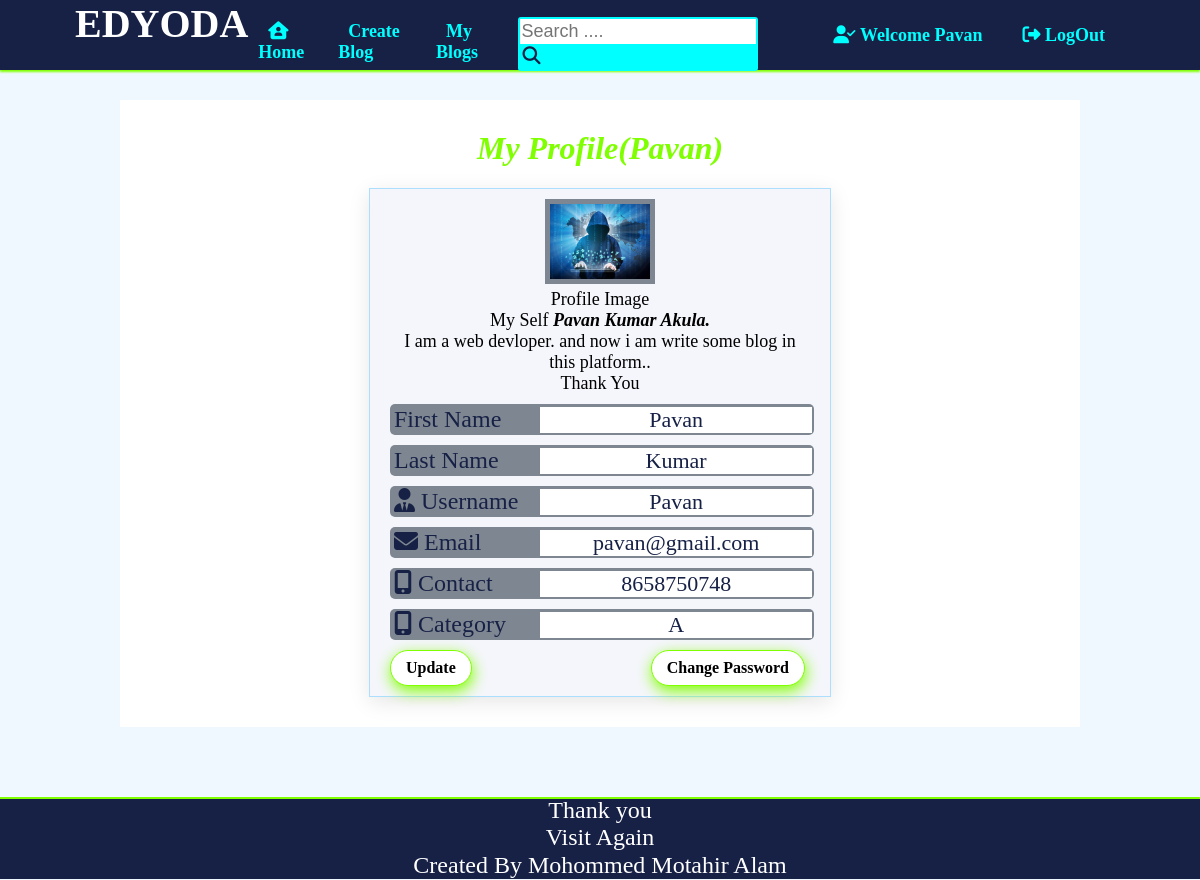
The page /account/2 on the database its author committed.
### account/models.py (models this page shows, shortened)
class User(AbstractUser):
    CATEGORY_CHOICES=[('A','Author'),('R','Reader')]
    email=models.EmailField(unique=True)
    contact=models.CharField(max_length=10)
    image=models.ImageField(upload_to='account/',blank=True)
    bio=models.TextField(blank=True)
    category=models.CharField(choices=CATEGORY_CHOICES,default="R",max_length=1)
    REQUIRED_FIELDS=('email','category','first_name','last_name',)

### account/views.py (the view)
# urls.py: path("<int:pk>",UserDetailView.as_view(),name='Details'),
class UserDetailView(generic.DetailView):
    model=get_user_model()
    template_name = "registration/User Details.html"

### account/templates/registration/User Details.html (shortened to what this page needs)
{%extends 'blog/Base.html'%}
{%load static%}
{%block extra_head%}
    <link rel="stylesheet" href="{%static "blog/css/profile.css"%}">
{% endblock %}
{%block content%}
    <div id='wraper'>
        <h1>My Profile({{user.username}})</h1>
        <div id='details_wraper'>
            <div class='profile_img'>
                {% if user.image %}
                    <img style='width:100px; border:5px solid rgb(126, 135, 145);' src="{{user.image.url}}">
                {% else %}
                    <img style='width:100px; border:5px solid rgb(126, 135, 145);' src="https://philadelphiapsychology.org/wp-content/uploads/2018/07/male-profile-picture.png">
                {% endif %}
                <p>Profile Image</p>
                <p>{{user.bio|safe}}</p>
            </div>
            <div class="field">
                <div class='iconfield'>
                    <span>First Name</span>
                </div>
                <div class='userfield'>{{user.first_name}}</div>
            </div>
            <div class="field">
                <div class='iconfield'>
                    <span>Last Name</span>
                </div>
                <div class='userfield'>{{user.last_name}}</div>
            </div>
            <div class="field">
                <div class='iconfield'>
                    <i class="fas fa-user-tie"></i>
                    <span>Username</span>
                </div>
                <div class='userfield'>{{user.username}}</div>
            </div>
            <div class="field">
                <div class='iconfield'>
                    <i class="fa fa-envelope"></i>
                    <span>Email</span>
                </div>
                <div class='userfield'>{{user.email}}</div>
            </div>
            <div class="field">
                <div class='iconfield'>
                    <i class="fas fa-mobile-alt"></i>
                    <span>Contact</span>
                </div>
                <div class='userfield'>{{user.contact}}</div>
            </div>
            <div class="field">
                <div class='iconfield'>
                    <i class="fas fa-mobile-alt"></i>
                    <span>Category</span>
                </div>
                <div class='userfield'>{{user.category}}</div>
            </div>
            <div id='updatepart'>
                <a class="link" href="{%url 'Update' user.id%}"><button>Update</button></a>
                <a class="link" href="{%url 'password_change' %}"><button>Change Password</button></a>
            </div>
        </div>
    </div>
{% endblock %}

### blog/templates/blog/Base.html (shortened to what this page needs)
{%load static%}
<!DOCTYPE html>
<html>
    <head>
        <link rel="stylesheet" href="{% static "blog/css/Base.css"%}">
        {% block extra_head %}
        {% endblock %}
    </head>
    <body>
        <header>
            <div id="nav1">
                <span id="Edyoda">EDYODA</span>
                {% if user.is_authenticated %}
                    <a class="link" href="{%url 'home' %}"><span class="nav1"><i class="fas fa-house-user"></i> Home</span></a>
                    <a class="link" href="{%url 'Create Blog' %}"><span class="nav1">Create Blog</span></a>
                    <a class="link" href="{%url 'My Blog' user.get_username%}"><span class="nav1">My Blogs</span></a>
                {% endif %}
                <form class='search_box' method='get' action="{%url 'search'%}">
                    <input class='search_bar' type='search' placeholder='Search ....' name='query' id='query'>
                    <button class='search_btn' type='submit'><i class="fas fa-search"></i></button>
                </form>
            </div>
            <nav id="nav2">
                {%if user.is_authenticated %}
                    <a class="link" href="{%url 'Details' user.id %}"><span class="nav2"><i class="fas fa-user-check"></i> Welcome {{user.get_username}}</span></a>
                    <a class="link" href="{%url 'logout' %}"><span class="nav2"><i class="fas fa-sign-out-alt"></i> LogOut</span></a>
                {% else %}
                    <a class="link" href="{%url 'home' %}"><span class="nav2"><i class="fas fa-home"> </i>Home</span></a>
                    <a class="link" href="{%url 'login' %}"><span class="nav2"><i class="fas fa-sign-in-alt"></i> LogIn</span></a>
                    <a class="link" href="{%url 'Contact Us' %}"><span class="nav2">Contact Us</span></a>
                {% endif %}
            </nav>
        </header>
        <div id="container">
            {% block content %}
            {% endblock %}
        </div>
        <footer>
            <p>Thank you<br>Visit Again<p>
            <p>Created By Mohommed Motahir Alam</p>
        </footer>
    </body>
</html>

### blog/static/blog/css/Base.css (style rules this page uses)
html { scroll-behavior: smooth; }
body { margin: 0px; padding: 0px; background-color: aliceblue; font-family: 'Times New Roman', Times, serif; }
header { box-sizing: border-box; background-color: #172146; box-shadow: 0px 2px 2px #7fff00; width: 100%; height: 70px; position: fixed; top:0px; display: flex; justify-content: space-between; align-items: center; padding: 15px 75px; }
#nav1 { width: 65%; text-align: left; display: flex; justify-content: start; align-items: baseline; }
#nav2 { width: 35%; text-align: right; display: flex; justify-content: flex-end; align-items: baseline; }
#Edyoda { color:white; font-weight: bolder; font-size: 40px; margin: 0px; margin-right: 10px; }
.nav1 { color: aqua; font-weight: bolder; font-size: 18px; margin:0px 10px; }
.nav2 { color: aqua; font-weight: bolder; font-size: 18px; margin:0px 20px; }
footer { box-sizing: border-box; box-shadow: inset 0px 2px 0px #7fff00; background-color: #172146; width: 100%; height: 100%; color: white; font-size: 24px; text-align: center; }
footer p { margin: 1px; }
#container { width: 80%; margin: 70px auto; margin-top: 100px; background-color:white; box-sizing: border-box; }
h1 { text-align: center; font-weight: bolder; font-style: italic; color: #7fff00; }
button { width: auto; margin-bottom: 10px; margin-right: 5px; border-radius: 20px; cursor: pointer; color:black; font-weight: 600; font-family: 'Times New Roman'; background-color:white; box-shadow: 1px 5px 15px 0#7fff00; border: 1px solid #7fff00; font-size: 16px; padding: 8px 15px; }
.link { text-decoration: none; color: unset; }
.search_bar { border: none; font-size: 18px; padding: 2px; }
.search_btn { box-shadow: none; border-radius: 0px; cursor: pointer; border:none; font-size: 18px; color:#172146; background-color:aqua; padding: 2px; margin: 0px; margin-left: 1px; }
.search_box { background-color: aqua; padding: 2px; border-radius: 3px; }

### blog/static/blog/css/profile.css (style rules this page uses)
h1 { margin-top: 0px; }
#wraper { padding: 30px; margin: 0px; }
#details_wraper { width: 420px; height: 100%; background-color: #f5f6fb; margin: 0px auto; box-shadow: 0 5px 20px 0 rgba(0,0,0,.1); border: 1px solid rgba(0,168,255,.3); padding: 0px 20px; font-size: 24px; color: #172146; }
.profile_img { text-align: center; margin: 10px; color:black; font-size: 18px; }
.field { width: 100%; background-color: rgb(126, 135, 145); padding: 2px; display: flex; border-radius: 5px; align-items: center; margin-bottom: 10px; }
.iconfield { width: 35%; margin-left: 2px; }
.userfield { width: 65%; background-color: white; text-align: center; font-size: 22px; }
#updatepart { display: flex; justify-content: space-between; align-items: center; }
p { margin: 0px; }

### rows shown on the page
User: get_username "Pavan", username "Pavan", image (picture), bio "My Self Pavan Kumar Akula. I am a web devloper. and now i am write some blog in this platform.. Thank You", first_name "Pavan", last_name "Kumar", email "pavan@gmail.com", contact "8658750748", category "A"
